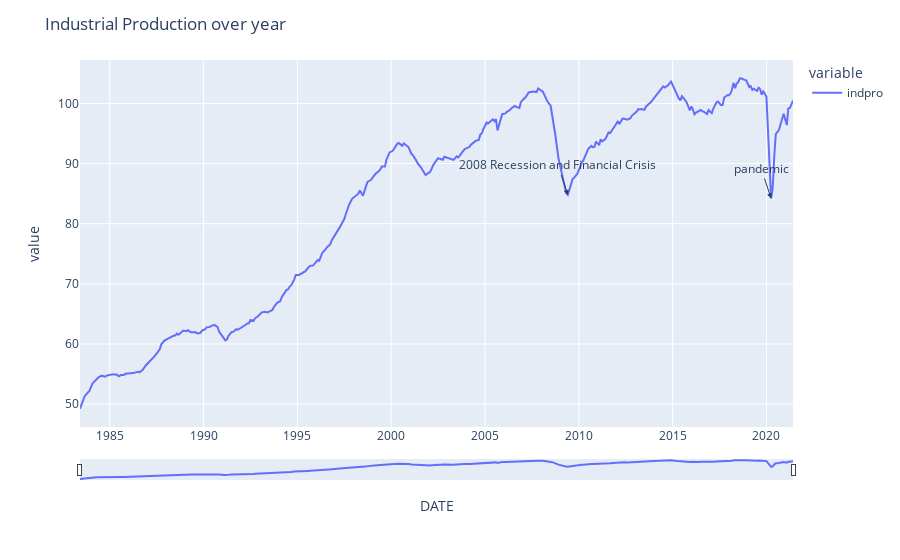

This figure's notebook cell:
### Markdown cell above
Let’s break down what we’ve done here:

We used px.scatter to draw scatter polt find any correlation between oil price and Industrial Production: Total Index.

as we can see R2 is 0.44 and coefficient is 0.66(medium positive correlation)

### Code cell
import plotly.express as px
# Construct the graph and style it. Further customize your graph by editing this code.
# See Plotly Documentation for help: https://plotly.com/python/plotly-express/
fig = px.line(df, x='DATE', y=['indpro'], line_shape='linear')
fig.update_layout(
    title=' Industrial Production over year', 
    xaxis = dict(
        showgrid=True, 
        rangeslider = dict(
            visible=True, 
            thickness=0.05
        )
    ), 
    yaxis = dict(
        showgrid=True
    ), 
    legend = dict(
        orientation='v'
    ), 
    paper_bgcolor='#FFFFFF'
)
#fig.show(renderer="iframe")
fig.add_annotation(x='2009-06-01', y=84.7841,
            text="2008 Recession and Financial Crisis",
            showarrow=True,
            arrowhead=2)
fig.add_annotation(x='2020-04-01', y=84.2018,
            text="pandemic",
            showarrow=True,
            arrowhead=2)

### Figure 1 — Plotly figure (JSON) as saved in the notebook; plotly's stock layout.template omitted (floating-point values rounded to 4 significant figures; data arrays with more than 128 entries replaced by an {"elided": "..."} marker saying what was removed)
{"data": [{"hovertemplate": "variable=indpro<br>DATE=%{x}<br>value=%{y}<extra></extra>", "legendgroup": "indpro", "line": {"color": "#636efa", "dash": "solid", "shape": "linear"}, "marker": {"symbol": "circle"}, "mode": "lines", "name": "indpro", "orientation": "v", "showlegend": true, "type": "scatter", "x": {"elided": "299 str values"}, "xaxis": "x", "y": {"elided": "299 float values"}, "yaxis": "y"}], "layout": {"annotations": [{"arrowhead": 2, "showarrow": true, "text": "2008 Recession and Financial Crisis", "x": "2009-06-01", "y": 84.78}, {"arrowhead": 2, "showarrow": true, "text": "pandemic", "x": "2020-04-01", "y": 84.2}], "legend": {"orientation": "v", "title": {"text": "variable"}, "tracegroupgap": 0}, "margin": {"t": 60}, "paper_bgcolor": "#FFFFFF", "title": {"text": " Industrial Production over year"}, "xaxis": {"anchor": "y", "domain": [0, 1], "rangeslider": {"thickness": 0.05, "visible": true}, "showgrid": true, "title": {"text": "DATE"}}, "yaxis": {"anchor": "x", "domain": [0, 1], "showgrid": true, "title": {"text": "value"}}}}
